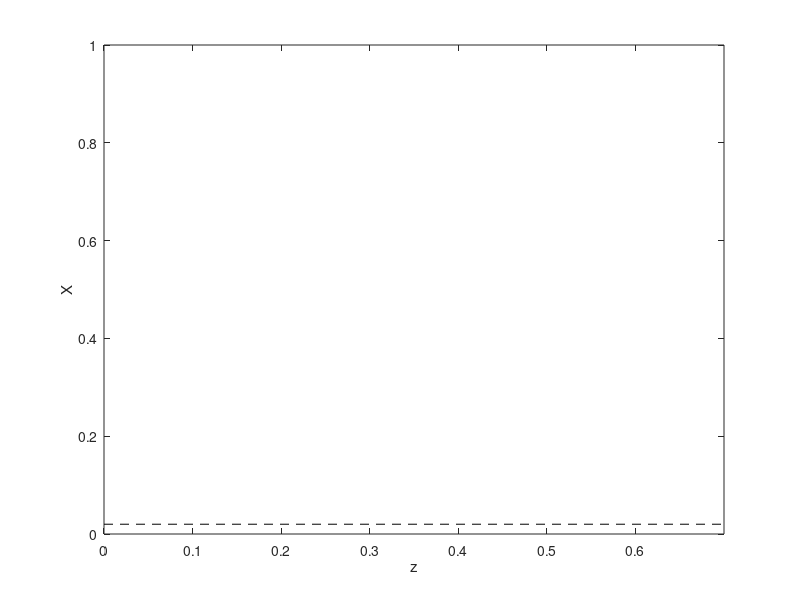

Write the MATLAB code that produced this figure. (Note: this script raises an error after producing the figure.)
clc
clear all
close all

params.a0 = 0.02;
params.r = 0.5;
params.g1 = 1-params.r;
params.g0 = params.g1 + params.r/params.a0;

%% verify x(z,t)
figure(100)
hold on
axis([0 0.7 0 1])
box on
xlabel('z')
ylabel('X')
plot([0 0.7], params.a0*[1 1], 'k--')

t = linspace(1E-2, 0.5, 11);
for i = 1:numel(t)
    params.t = t(i);
    params.a = sqrt(2*params.t);
    
    params.z0 = z0(params);
    params.z2 = z2(params);
    
    x = x_grid(params);
    z = z_of_x(x, params);
    
    plot(z, x, 'k-', 'LineWidth', 1)
    plot(params.z0, params.a0, 'ok', 'MarkerFaceColor', 'black')
    plot(params.z2, 0, 'sk', 'MarkerFaceColor', 'black')
end

%% verify c(z,t)
figure(200)
hold on
axis([0 0.7 0 1])
box on
xlabel('z')
ylabel('C')
% plot([0 0.7], params.a0*[1 1], 'k--')

t = linspace(1E-2, 0.5, 11);
for i = 1:numel(t)
    params.t = t(i);
    params.a = sqrt(2*params.t);
    
    params.z0 = z0(params);
    params.z2 = z2(params);
    
    x = x_grid(params);
    z = z_of_x(x, params);
    c = c_of_x(x, params);
    
    plot(z, c, 'k-', 'LineWidth', 1)
    plot(params.z0, c_of_x(params.a0, params), 'ok', 'MarkerFaceColor', 'black')
    plot(params.z2, 1, 'sk', 'MarkerFaceColor', 'black')
end

%% verify G(x)/x
figure(300)
hold on
axis([0 2 0 params.g0])
box on
xlabel('x')
ylabel('G(x)/x')

params.t = 2;
params.a = sqrt(2*params.t);

x = x_grid(params, 0.0001);
out = G2X(x, params);

plot(x, out, 'k-', 'LineWidth', 1)
plot(params.a0*[1 1], [0 params.g0], 'k--')
plot([1 1], [0 params.g0], 'k--')
